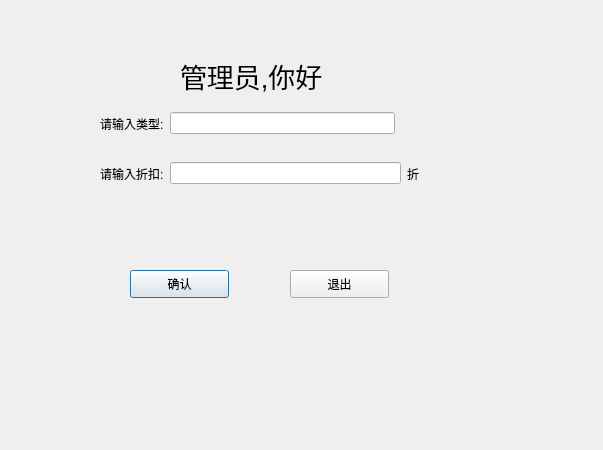
<?xml version="1.0" encoding="UTF-8"?>
<ui version="4.0">
 <class>discountDialog</class>
 <widget class="QDialog" name="discountDialog">
  <property name="geometry">
   <rect>
    <x>0</x>
    <y>0</y>
    <width>603</width>
    <height>450</height>
   </rect>
  </property>
  <property name="windowTitle">
   <string>Dialog</string>
  </property>
  <widget class="QLabel" name="label">
   <property name="geometry">
    <rect>
     <x>180</x>
     <y>50</y>
     <width>201</width>
     <height>51</height>
    </rect>
   </property>
   <property name="font">
    <font>
     <pointsize>20</pointsize>
    </font>
   </property>
   <property name="text">
    <string>管理员,你好</string>
   </property>
  </widget>
  <widget class="QPushButton" name="okButton">
   <property name="geometry">
    <rect>
     <x>130</x>
     <y>270</y>
     <width>99</width>
     <height>28</height>
    </rect>
   </property>
   <property name="text">
    <string>确认</string>
   </property>
  </widget>
  <widget class="QPushButton" name="cancelButton">
   <property name="geometry">
    <rect>
     <x>290</x>
     <y>270</y>
     <width>99</width>
     <height>28</height>
    </rect>
   </property>
   <property name="text">
    <string>退出</string>
   </property>
  </widget>
  <widget class="QWidget" name="">
   <property name="geometry">
    <rect>
     <x>100</x>
     <y>160</y>
     <width>319</width>
     <height>27</height>
    </rect>
   </property>
   <layout class="QHBoxLayout" name="horizontalLayout">
    <item>
     <widget class="QLabel" name="label_2">
      <property name="text">
       <string>请输入折扣:</string>
      </property>
     </widget>
    </item>
    <item>
     <widget class="QLineEdit" name="discountEdit"/>
    </item>
    <item>
     <widget class="QLabel" name="label_3">
      <property name="text">
       <string>折</string>
      </property>
     </widget>
    </item>
   </layout>
  </widget>
  <widget class="QWidget" name="">
   <property name="geometry">
    <rect>
     <x>100</x>
     <y>110</y>
     <width>295</width>
     <height>27</height>
    </rect>
   </property>
   <layout class="QHBoxLayout" name="horizontalLayout_2">
    <item>
     <widget class="QLabel" name="label_4">
      <property name="text">
       <string>请输入类型:</string>
      </property>
     </widget>
    </item>
    <item>
     <widget class="QLineEdit" name="typeEdit"/>
    </item>
   </layout>
  </widget>
 </widget>
 <resources/>
 <connections/>
</ui>
